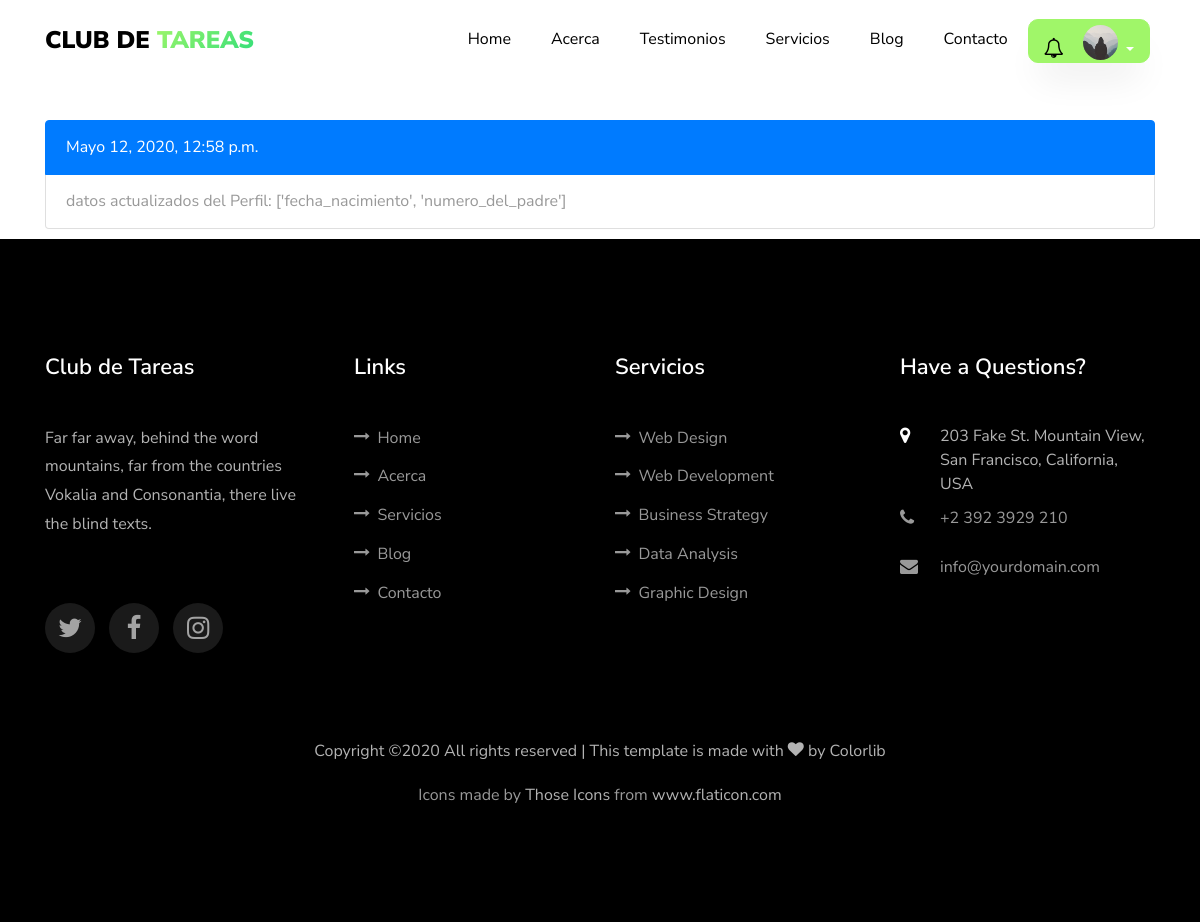
The page /historial/ (signed in) on the database as committed earlier.
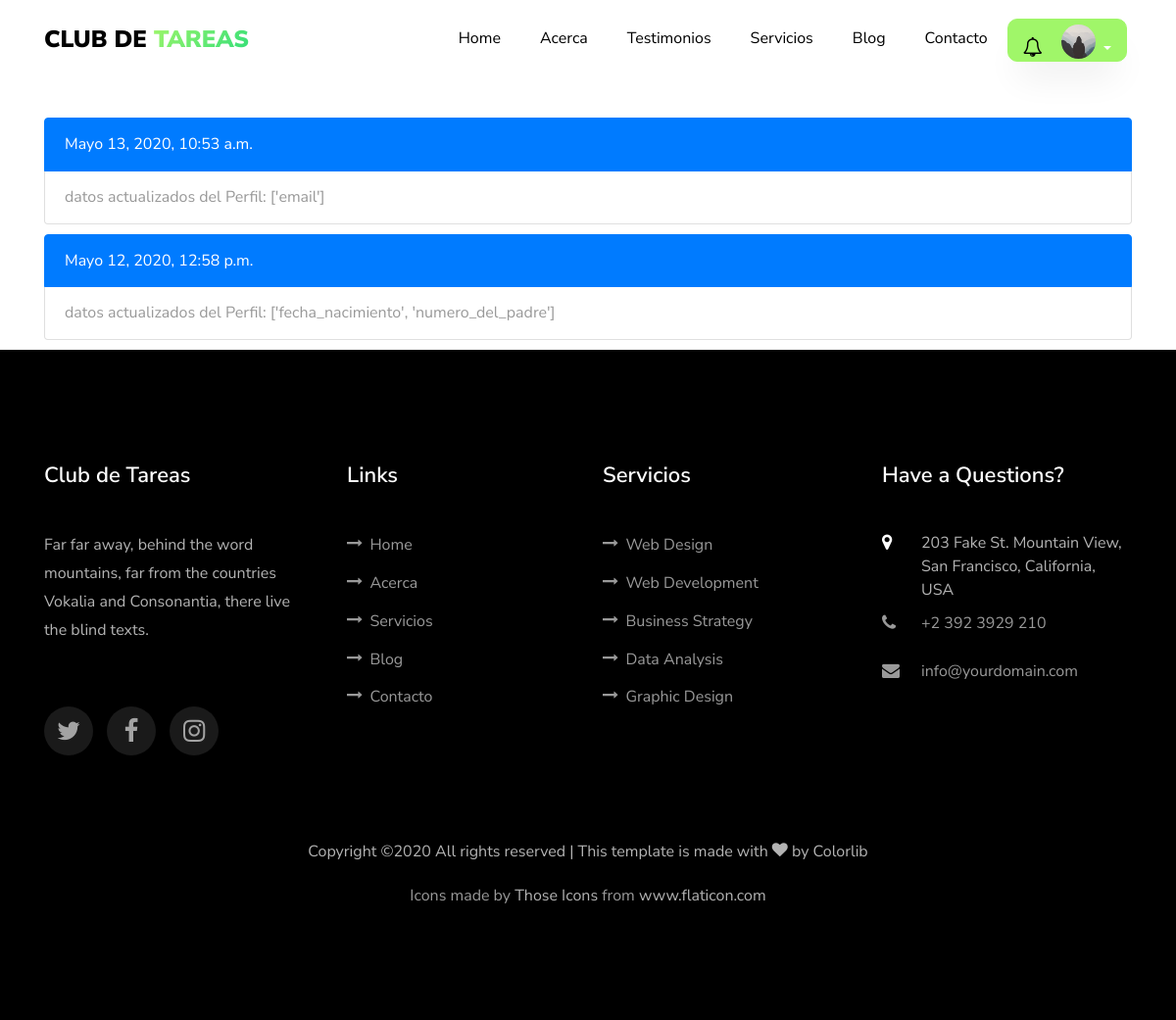
The same page on the database as committed later.
### app/models.py (models this page shows)
class Historial_User(models.Model):
      mensaje = models.CharField(max_length=200)
      usuario = models.ForeignKey(settings.AUTH_USER_MODEL,related_name="historial",on_delete=models.CASCADE)
      fecha = models.DateTimeField(auto_now_add=True,null=True)
      class Meta:
          verbose_name_plural= "Actividad de los Usuarios"

### app/views.py (the view)
# urls.py: path('historial/',views.historial,name='historial'),
@login_required
def historial(request):
    historial = request.user.historial.all().order_by('-fecha')
    context = {
    'historial': historial
    }
    return render(request,'app/historial.html',context)

### app/templates/app/historial.html (shortened to what this page needs)
{% extends 'main/base.html' %}
{% load static %}
{% block content %}
<section>
  <div class="container">
    <div class="row"  style="margin-top:120px">
        <div class="col-md-12 ftco-animate">
          {% if historial %}
              {% for instancia in historial %}
              <ul class="list-group" style="padding-bottom: 10px">
                    <li class="list-group-item active">{{instancia.fecha }}</li>
                    <li class="list-group-item">{{ instancia.mensaje}}</li>
              </ul>
              {% endfor %}
          {% else %}
          <ul class="list-group" style="padding-bottom: 80px">
                <li class="list-group-item">Los campos de Perfil no han sido actualizados</li>
          </ul>
          {% endif%}
        </div>
        </div>
    </div>
</section>
{% endblock content%}

Rows that differ between the two databases and show on the page:
added Historial_User: fecha "Mayo 13, 2020, 10:53 a.m.", mensaje "datos actualizados del Perfil: ['email']"
